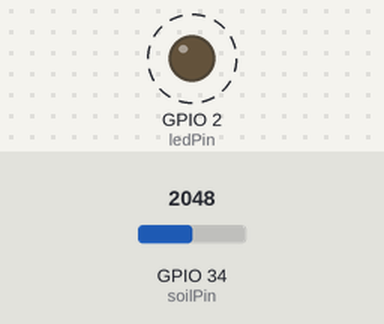
This sketch was run on a simulated ESP32. Parts: output pins drawn as LEDs (lit = HIGH). Dashed ring = blinking. The test bench sets the inputs (shaded band); at power-on: GPIO 34 (soilPin) = 2048. What the sketch prints to the serial monitor is not drawn.

Above: at 2.5 s.
Timing chart, 0 to 5.0 s (numbered marks = the images above):
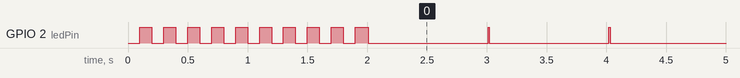

Measured:
- by itself, GPIO 2 (ledPin): goes 9 × (LOW 0.10 s, HIGH 0.10 s), 126 × (LOW 1.0 s, HIGH 0.01 s), then LOW

The sketch:

ESP_Soil_Monitor.ino
```cpp
int val = 0; //value for storing moisture value
int soilPin = 34;//Declare a variable for the soil moisture sensor
int ledPin = 2;//internal blue led

void setup() {
  flash_blue();
  Serial.begin(115200);   // open serial over USB
  pinMode(ledPin, OUTPUT);
  digitalWrite(ledPin, LOW);
}

void loop()
{
  Serial.print("Soil Moisture = ");
  digitalWrite(ledPin, HIGH); //turn on the blue led while taking measurements
  Serial.println(readSoil());
  digitalWrite(ledPin, LOW); // turn off blue led
  delay(1000);//take a reading every second
}

int readSoil() {
  delay(10);//wait 10 milliseconds
  val = analogRead(soilPin);//Read the SIG value form sensor
  return val;//send current moisture value
}


void flash_blue() {
  //flashes the blue light for a couble of seconds
  pinMode(ledPin, OUTPUT);
  for (int count = 0; count < 10; count++) {
    digitalWrite(ledPin, LOW);
    delay(100);
    digitalWrite(ledPin, HIGH);
    delay(100);
  }
}
```
